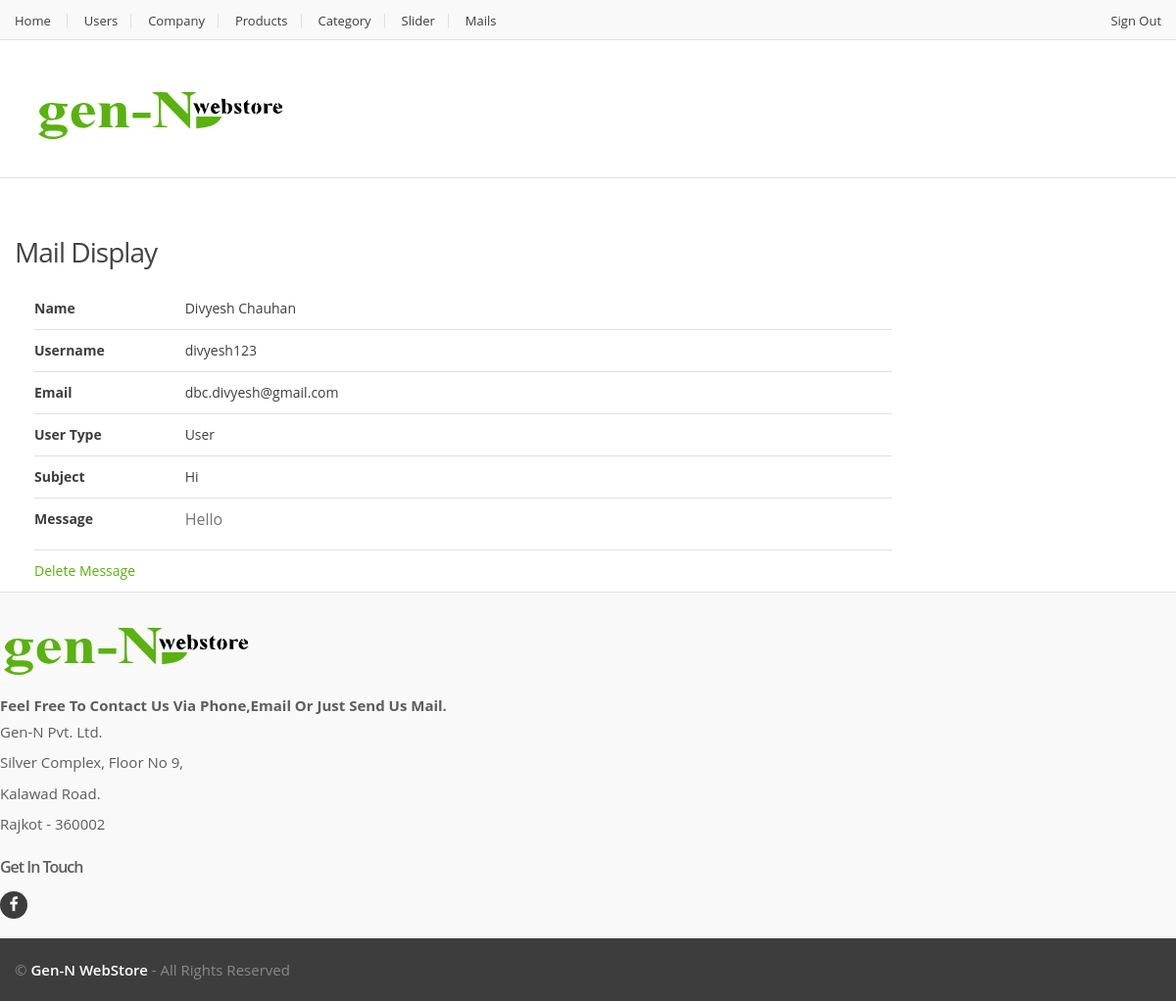
/admin/maildisp.php?mid=12 (signed in), run on the app's committed database.
### tables this page shows
CREATE TABLE IF NOT EXISTS `contact` (
  `id` int(9) NOT NULL,
  `user_type` varchar(10) NOT NULL DEFAULT '',
  `name` varchar(40) NOT NULL DEFAULT '',
  `user` varchar(30) NOT NULL DEFAULT '',
  `subject` varchar(50) NOT NULL DEFAULT '',
  `message` longtext NOT NULL,
  `email` varchar(30) NOT NULL DEFAULT ''
);

### admin/maildisp.php (the view, shortened to what this page needs)
<!DOCTYPE html>
<html lang="en">
	<head>
	    <link rel="stylesheet" href="../assets/css/bootstrap.min.css">
	    <link rel="stylesheet" href="../assets/css/main.css">
	    <link rel="stylesheet" href="../assets/css/green.css">
	    <link rel="stylesheet" href="../assets/css/owl.carousel.css">
		<link rel="stylesheet" href="../assets/css/owl.transitions.css">
		<link rel="stylesheet" href="../assets/css/animate.min.css">
		<link rel="stylesheet" href="../assets/css/config.css">
		<link href="../assets/css/green.css" rel="alternate stylesheet" title="Green color">
		<link href="../assets/css/blue.css" rel="alternate stylesheet" title="Blue color">
		<link href="../assets/css/red.css" rel="alternate stylesheet" title="Red color">
		<link href="../assets/css/orange.css" rel="alternate stylesheet" title="Orange color">
		<link href="../assets/css/navy.css" rel="alternate stylesheet" title="Navy color">
		<link href="../assets/css/dark-green.css" rel="alternate stylesheet" title="Darkgreen color">
		<link rel="stylesheet" href="../assets/css/font-awesome.min.css">
	</head>
<body>
<?php
		include_once("adminh.php");
?>
<div class="wrapper">
<div id="top-banner-and-menu">
	<div class="container">
		<section class="section sign-in inner-right-xs">
		<h2 class="bordered">Mail Display</h2>
			<div class="tab-pane" id="additional-info">
					<div class="col-xs-12 col-sm-8 col-md-9 homebanner-holder">
		<div class="tab-pane" id="additional-info">
					<?php
						$id=$_GET['mid'];
						$rs=mysql_query("select * from contact where id=$id");
						$v=mysql_fetch_array($rs);
					?>
                    <ul class="tabled-data">
                        <li>
                            <label>Name</label>
                            <div class="value"><?php echo $v['name'] ; ?></div>
                        </li>
                        <li>
                            <label>Username</label>
                            <div class="value"><?php echo $v['user'] ; ?></div>
                        </li>
                        <li>
                            <label>Email</label>
                            <div class="value"><?php echo $v['email'] ; ?></div>
                        </li>
                        <li>
                            <label>User Type</label>
                            <div class="value"><?php echo $v['user_type'] ; ?></div>
                        </li>
                        <li>
                            <label>Subject</label>
                            <div class="value"><?php echo $v['subject'] ; ?></div>
                        </li>
						<li>
                            <label>Message</label>
                         <div class="value"><p><?php echo $v['message'] ; ?></p></div>
                        	</li>
						<li>
                            <div class="value"><?php echo "<a href=maildisp.php?delid=".$v['id'].">Delete Message</a></div>"; ?>
						</li>
                    </ul>
			</div>
			</div>
			</div>
			</div>
</div>
</div>
	<?php include_once('../include/footer.php'); ?>
</body>
</html>

### assets/css/green.css (style rules this page uses)
a, a:hover, a:focus, a:active { color: #59b210; }
h2 { color: #59b210; }

### assets/css/blue.css (style rules this page uses)
a, a:hover, a:focus, a:active { color: #3498db; }
h2 { color: #3498db; }

### assets/css/red.css (style rules this page uses)
a, a:hover, a:focus, a:active { color: #e74c3c; }
h2 { color: #e74c3c; }

### assets/css/orange.css (style rules this page uses)
a, a:hover, a:focus, a:active { color: #f27a24; }
h2 { color: #f27a24; }

### assets/css/navy.css (style rules this page uses)
a, a:hover, a:focus, a:active { color: #34495e; }
h2 { color: #34495e; }

### assets/css/dark-green.css (style rules this page uses)
a, a:hover, a:focus, a:active { color: #21b68e; }
h2 { color: #21b68e; }

### data on the page
contact: name "Divyesh Chauhan", user "divyesh123", email "dbc.divyesh@gmail.com", user_type "User", subject "Hi", message "Hello"
